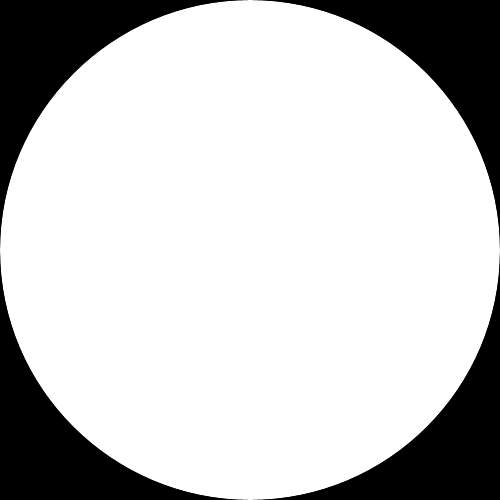
Frame 1 (no input)
Frame 60 (the mouse pressed at the canvas centre just before this capture): identical to frame 1, image omitted
Frame 120 (the mouse held since frame 60 and released just before this capture): blank canvas, image omitted

The Processing sketch that drew this single still picture (run headless with seeded random() and noise(); from frame 60 on, the mouse is pressed at the canvas centre):

// Processing sketch: Week7_Midterm1
// ── Week7_Midterm1.pde
//map the radius of the circle to how close your mouse is to the center of the circle
//in other words, your ellipse should get smaller the closer you are to the center

//right now, the size is mapped along the x axis

float size; 

int xPos, yPos; 

void setup(){
  size(500, 500); 
  xPos = width/2; 
  yPos = height/2; 
}

void draw(){
  background(0); 
  
  //hint, in order to figure out the 3rd parameter for your map function, 
  //you will have to use pythagoreans theorem to calculate the maximum distance 
  //your mouse can be from the center of the ellipse 
  float d = dist(mouseX,mouseY,xPos,yPos);
 // size = map(d, 0, width/2, 0, height*.70); 
  size = map(d,0, sqrt(2)*width/2,0,width);
  ellipse(width/2, height/2, size, size); 
}
